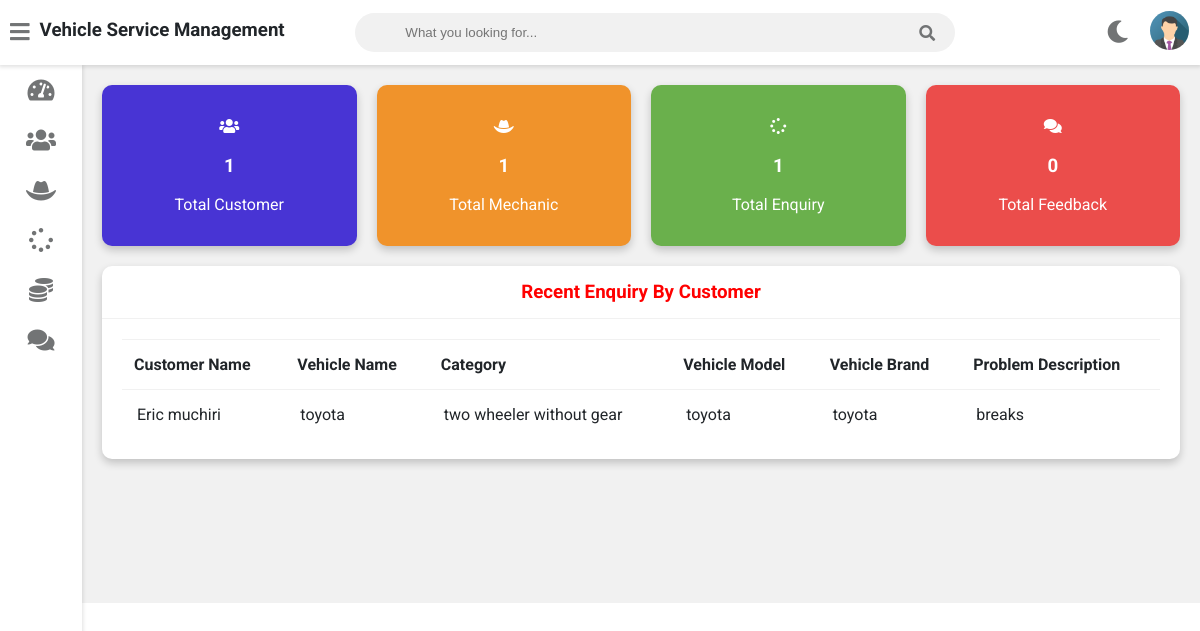
Page /admin-dashboard (signed in) on the committed database.
### vehicle/models.py (models this page shows, shortened)
class Customer(models.Model):
    user=models.OneToOneField(User,on_delete=models.CASCADE)
    profile_pic= models.ImageField(upload_to='profile_pic/CustomerProfilePic/',null=True,blank=True)
    address = models.CharField(max_length=40)
    mobile = models.CharField(max_length=20,null=False)
    @property
    def get_name(self):
        return self.user.first_name+" "+self.user.last_name

class Request(models.Model):
    cat=(('two wheeler with gear','two wheeler with gear'),('two wheeler without gear','two wheeler without gear'),('three wheeler','three wheeler'),('four wheeler','four wheeler'))
    category=models.CharField(max_length=50,choices=cat)
    vehicle_no=models.PositiveIntegerField(null=False)
    vehicle_name = models.CharField(max_length=40,null=False)
    vehicle_model = models.CharField(max_length=40,null=False)
    vehicle_brand = models.CharField(max_length=40,null=False)
    problem_description = models.CharField(max_length=500,null=False)
    date=models.DateField(auto_now=True)
    cost=models.PositiveIntegerField(null=True)
    customer=models.ForeignKey('Customer', on_delete=models.CASCADE,null=True)
    mechanic=models.ForeignKey('Mechanic',on_delete=models.CASCADE,null=True)
    stat=(('Pending','Pending'),('Approved','Approved'),('Repairing','Repairing'),('Repairing Done','Repairing Done'),('Released','Released'))
    status=models.CharField(max_length=50,choices=stat,default='Pending',null=True)

### vehicle/views.py (the view)
# urls.py: path('admin-dashboard', views.admin_dashboard_view,name='admin-dashboard'),
@login_required(login_url='adminlogin')
def admin_dashboard_view(request):
    enquiry=models.Request.objects.all().order_by('-id')
    customers=[]
    for enq in enquiry:
        customer=models.Customer.objects.get(id=enq.customer_id)
        customers.append(customer)
    dict={
    'total_customer':models.Customer.objects.all().count(),
    'total_mechanic':models.Mechanic.objects.all().count(),
    'total_request':models.Request.objects.all().count(),
    'total_feedback':models.Feedback.objects.all().count(),
    'data':zip(customers,enquiry),
    }
    return render(request,'vehicle/admin_dashboard.html',context=dict)

### vehicle/templates/vehicle/admin_dashboard.html
{% extends 'vehicle/adminbase.html' %}
{% load static %}
{% block content %}
	<div class="wrapper">
		<div class="row">
			<div class="col-3 col-m-6 col-sm-6">
				<div class="counter bg-primary">
					<p>
						<i class="fas fa-users"></i>
					</p>
					<h3>{{total_customer}}</h3>
					<p>Total Customer</p>
				</div>
			</div>
			<div class="col-3 col-m-6 col-sm-6">
				<div class="counter bg-warning">
					<p>
						<i class="fas fa-hat-cowboy"></i>
					</p>
					<h3>{{total_mechanic}}</h3>
					<p>Total Mechanic</p>
				</div>
			</div>
			<div class="col-3 col-m-6 col-sm-6">
				<div class="counter bg-success">
					<p>
						<i class="fas fa-spinner"></i>
					</p>
					<h3>{{total_request}}</h3>
					<p>Total Enquiry</p>
				</div>
			</div>
			<div class="col-3 col-m-6 col-sm-6">
				<div class="counter bg-danger">
					<p>
						<i class="fas fa-comments"></i>
					</p>
					<h3>{{total_feedback}}</h3>
					<p>Total Feedback</p>
				</div>
			</div>
		</div>
		<div class="row">
			<div class="col-12 col-m-12 col-sm-12">
				<div class="card">
					<div class="card-header">
						<h3 style="color:red; text-align:center" >Recent Enquiry By Customer
						</h3>
					</div>
					<div class="card-content">
						<table>
							<thead>
								<tr>
									<th>Customer Name</th>
									<th>Vehicle Name</th>
									<th>Category</th>
									<th>Vehicle Model</th>
									<th>Vehicle Brand</th>
									<th>Problem Description</th>
								</tr>
							</thead>
							<tbody>
								{% for c,r in data %}
								<tr>
									<td> {{c.get_name}}</td>
									<td> {{r.vehicle_name}}</td>
									<td>{{r.category}}</td>
									<td>{{r.vehicle_model}}</td>
									<td>{{r.vehicle_brand}}</td>
									<td>{{r.problem_description}}</td>
								</tr>
								{% endfor %}
							</tbody>
						</table>
					</div>
				</div>
			</div>
		</div>
  <br><br><br><br><br><br>
	</div>
{% endblock content %}

### rows in the picture
Customer: get_name "Eric muchiri", vehicle_name "toyota", category "two wheeler without gear", vehicle_model "toyota", vehicle_brand "toyota", problem_description "breaks"

### other values in the picture
{{ total_customer }} "1"
{{ total_mechanic }} "1"
{{ total_request }} "1"
{{ total_feedback }} "0"
